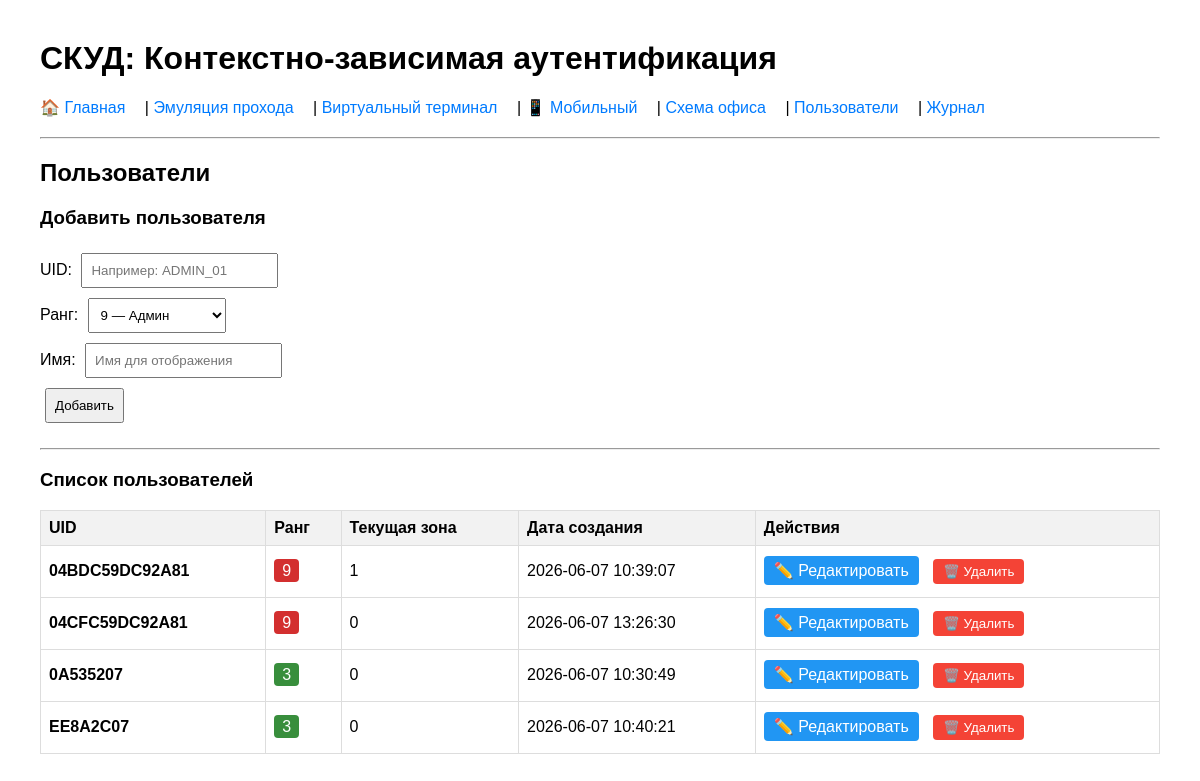
Screenshot of /users with the database file from the repository.
### tables this page shows
CREATE TABLE users (
            uid TEXT PRIMARY KEY,
            rank INTEGER NOT NULL,
            secret_key TEXT NOT NULL,
            current_zone INTEGER NOT NULL DEFAULT 0,
            created_at DATETIME DEFAULT CURRENT_TIMESTAMP
        );

### app.py (the view)
@app.route('/users')
def users():
    users_list = get_all_users()
    return render_template('users.html', users=users_list)

### database.py (called while the page is built)
def get_connection():
    conn = sqlite3.connect(DB_PATH)
    conn.row_factory = sqlite3.Row
    conn.execute("PRAGMA foreign_keys = ON")
    return conn

def get_all_users():
    conn = get_connection()
    cursor = conn.cursor()
    cursor.execute("SELECT uid, rank, current_zone, created_at FROM users ORDER BY uid")
    users = cursor.fetchall()
    conn.close()
    return users

### templates/users.html (shortened to what this page needs)
{% extends "base.html" %}
{% block content %}
<h2>Пользователи</h2>
<form method="POST" action="/add_user">
    <h3>Добавить пользователя</h3>
    UID: <input type="text" name="uid" required placeholder="Например: ADMIN_01"><br>
    Ранг:
    <select name="rank">
        <option value="9" selected>9 — Админ</option>
    </select><br>
    Имя: <input type="text" name="name" placeholder="Имя для отображения"><br>
    <button type="submit">Добавить</button>
</form>
<hr>
<h3>Список пользователей</h3>
<table>
    <tr>
        <th>UID</th>
        <th>Ранг</th>
        <th>Текущая зона</th>
        <th>Дата создания</th>
        <th>Действия</th>
    </tr>
    {% for user in users %}
    <tr>
        <td><strong>{{ user.uid }}</strong></td>
        <td>
            <span style="padding: 3px 8px; border-radius: 4px; background: {% if user.rank >= 8 %}#d32f2f{% elif user.rank >= 6 %}#f57c00{% elif user.rank >= 4 %}#1976d2{% else %}#388e3c{% endif %}; color: white;">
                {{ user.rank }}
            </span>
        </td>
        <td>{{ user.current_zone }}</td>
        <td>{{ user.created_at if user.created_at else 'N/A' }}</td>
        <td>
            <a href="/edit_user/{{ user.uid }}"
               style="display: inline-block; padding: 5px 10px; background: #2196f3; color: white; text-decoration: none; border-radius: 4px; margin-right: 5px;">
                ✏️ Редактировать
            </a>
            <form method="POST" action="/delete_user/{{ user.uid }}" style="display: inline;"
                  onsubmit="return confirm('Вы уверены, что хотите удалить пользователя {{ user.uid }}?');">
                <button type="submit"
                        style="padding: 5px 10px; background: #f44336; color: white; border: none; border-radius: 4px; cursor: pointer;">
                    🗑️ Удалить
                </button>
            </form>
        </td>
    </tr>
    {% else %}
    <tr>
        <td colspan="5" style="text-align: center; color: #666;">Пользователи не найдены</td>
    </tr>
    {% endfor %}
</table>
{% endblock %}

### templates/base.html (style rules this page uses)
body { font-family: Arial, sans-serif; margin: 40px; }
form { margin: 20px 0; }
input, select, button { padding: 8px; margin: 5px; }
table { border-collapse: collapse; width: 100%; }
th, td { border: 1px solid #ddd; padding: 8px; text-align: left; }
th { background-color: #f2f2f2; }

### rows the page displays
users: uid "04BDC59DC92A81", rank "9", current_zone "1", created_at "2026-06-07 10:39:07"
users: uid "04CFC59DC92A81", rank "9", current_zone "0", created_at "2026-06-07 13:26:30"
users: uid "0A535207", rank "3", current_zone "0", created_at "2026-06-07 10:30:49"
users: uid "EE8A2C07", rank "3", current_zone "0", created_at "2026-06-07 10:40:21"
